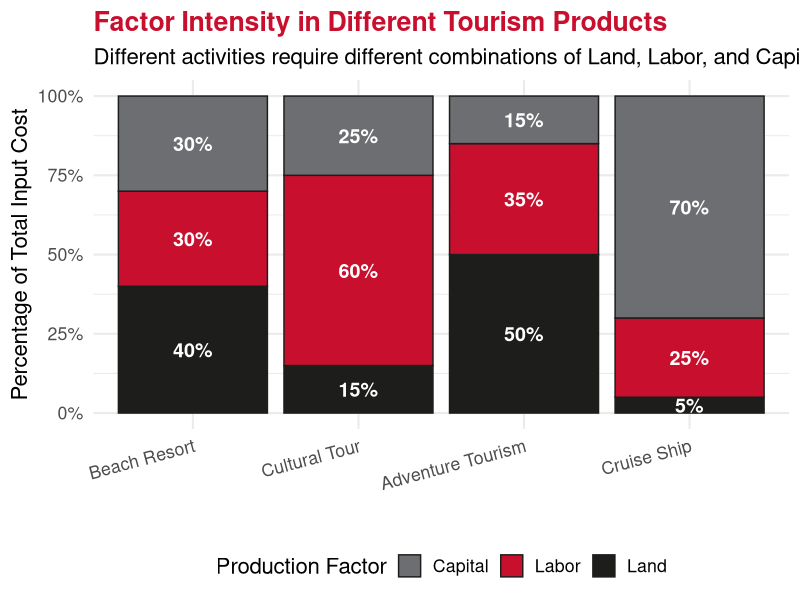
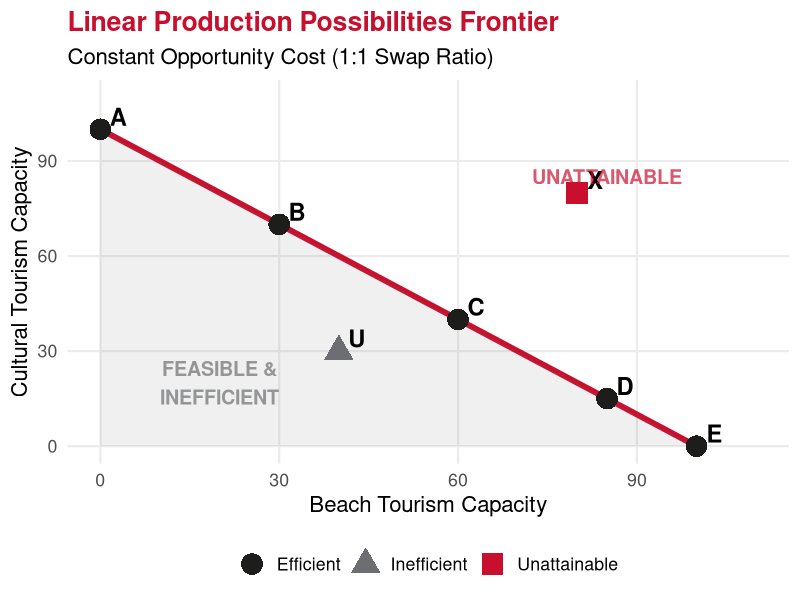
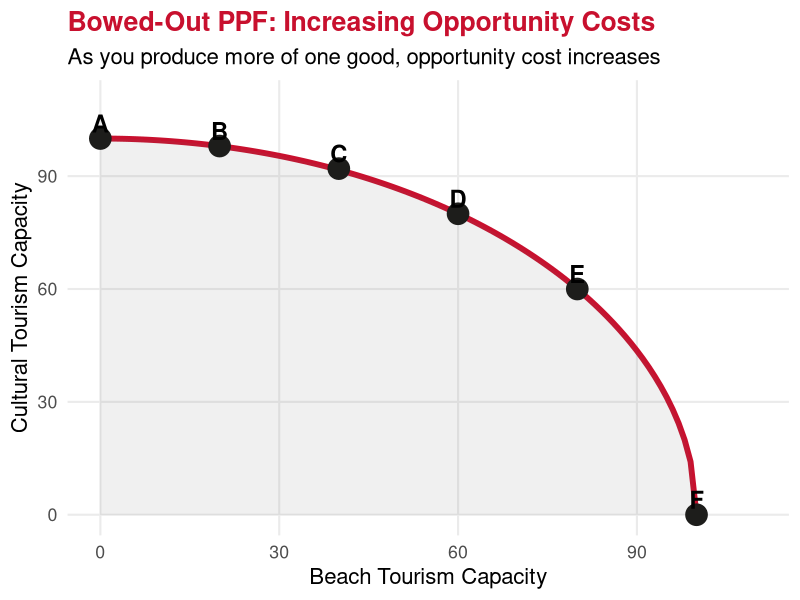
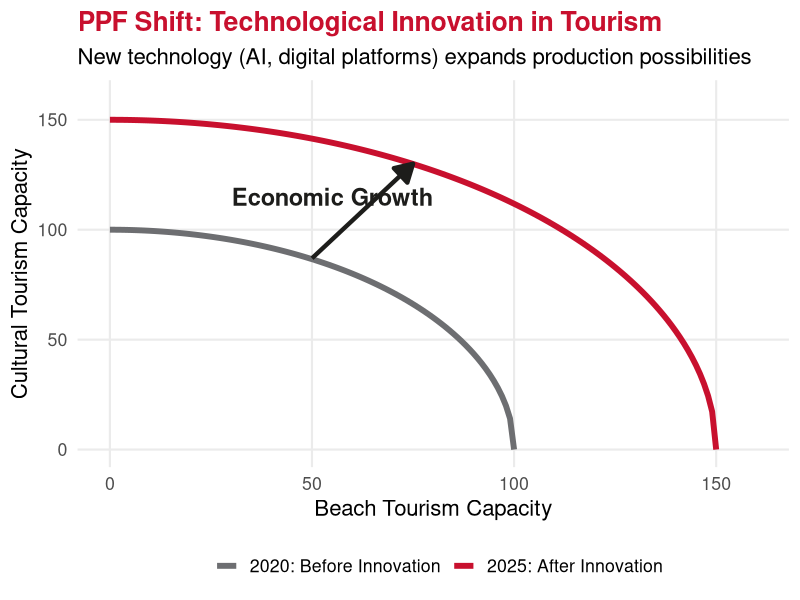
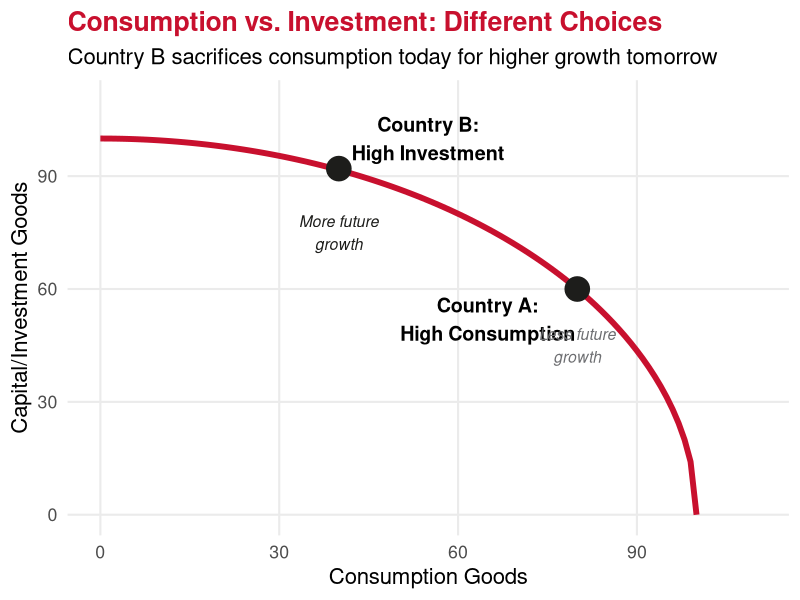
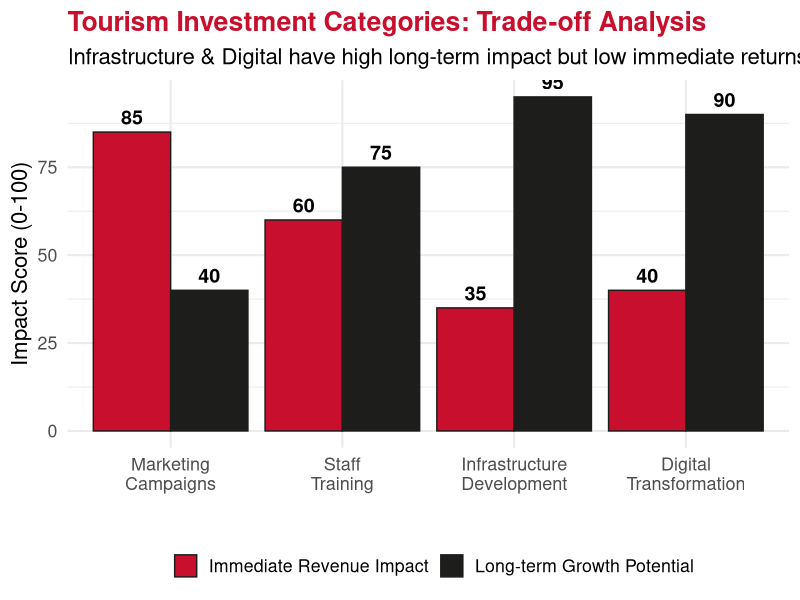
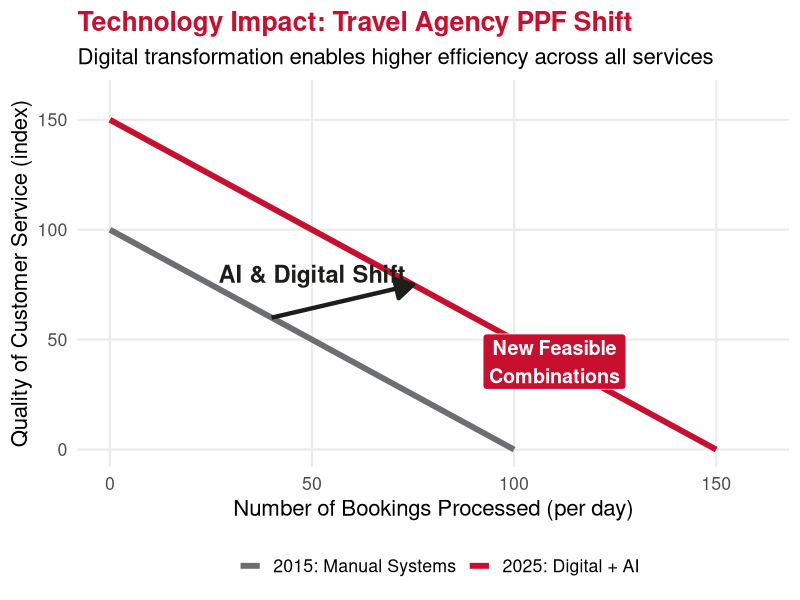
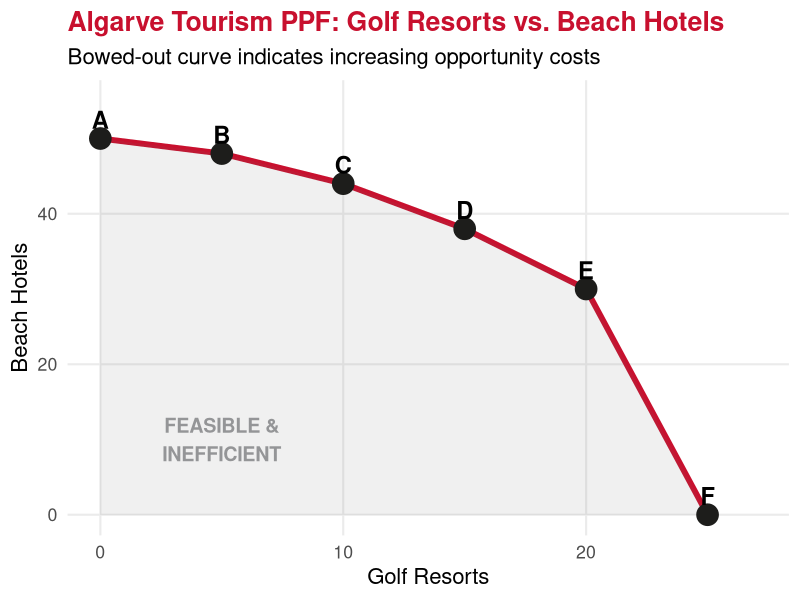

Generate these figures, in order, with R:
## ---- chunk 1
#| echo: false
#| message: false
#| warning: false

library(ggplot2)
library(dplyr)
library(tidyverse)
library(lubridate)

# Define UE brand colors
ue_red <- "#C8102E"
ue_black <- "#1D1D1B"
ue_gray <- "#6D6E71"
ue_white <- "#FFFFFF"
## ---- chunk 2
#| echo: false
#| warning: false
#| fig-width: 13
#| fig-height: 6
#| fig-cap: "Hypothetical illustration of factor intensity"

# Factor intensity by tourism type
tourism_types <- data.frame(
  type = rep(c("Beach Resort", "Cultural Tour", "Adventure Tourism", "Cruise Ship"), each = 3),
  factor = rep(c("Land", "Labor", "Capital"), 4),
  percentage = c(
    # Beach Resort
    40, 30, 30,
    # Cultural Tour
    15, 60, 25,
    # Adventure Tourism
    50, 35, 15,
    # Cruise Ship
    5, 25, 70
  )
)

tourism_types$type <- factor(tourism_types$type,
                              levels = c("Beach Resort", "Cultural Tour", 
                                        "Adventure Tourism", "Cruise Ship"))

ggplot(tourism_types, aes(x = type, y = percentage, fill = factor)) +
  geom_bar(stat = "identity", position = "fill", color = ue_black, linewidth = 0.5) +
  scale_y_continuous(labels = scales::percent_format()) +
  labs(title = "Factor Intensity in Different Tourism Products",
       subtitle = "Different activities require different combinations of Land, Labor, and Capital",
       x = "",
       y = "Percentage of Total Input Cost",
       fill = "Production Factor") +
  theme_minimal(base_size = 16) +
  scale_fill_manual(values = c("Land" = ue_black, 
                                "Labor" = ue_red,
                                "Capital" = ue_gray)) +
  theme(legend.position = "bottom",
        plot.title = element_text(color = ue_red, face = "bold"),
        axis.text.x = element_text(angle = 15, hjust = 1)) +
  geom_text(aes(label = paste0(percentage, "%")), 
            position = position_fill(vjust = 0.5), 
            color = "white", size = 5, fontface = "bold")
## ---- chunk 3
#| echo: false
#| warning: false
#| fig-width: 13
#| fig-height: 6

# Create Linear PPF data
ppf_data <- data.frame(
  beach = c(0, 100),
  cultural = c(100, 0)
)

# Define the Points
points <- data.frame(
  beach =    c(0, 30, 60, 85, 100, 40, 80),
  cultural = c(100, 70, 40, 15, 0, 30, 80),
  label =    c("A", "B", "C", "D", "E", "U", "X"),
  status =   c(rep("Efficient", 5), "Inefficient", "Unattainable")
)

# Plotting
ggplot(ppf_data, aes(x = beach, y = cultural)) +
  # The Linear Frontier
  geom_line(linewidth = 2, color = ue_red) +
  # Shaded feasible region
  geom_ribbon(aes(ymin = 0, ymax = cultural), alpha = 0.1, fill = ue_gray) +
  # Points
  geom_point(data = points, aes(color = status, shape = status), size = 7) +
  # Labels for points
  geom_text(data = points, aes(label = label), 
            nudge_y = 4, nudge_x = 3, size = 6, fontface = "bold") +
  # Styling
  scale_color_manual(values = c(
    "Efficient" = ue_black, 
    "Inefficient" = ue_gray, 
    "Unattainable" = ue_red
  )) +
  scale_shape_manual(values = c(
    "Efficient" = 16, 
    "Inefficient" = 17, 
    "Unattainable" = 15
  )) +
  labs(
    title = "Linear Production Possibilities Frontier",
    subtitle = "Constant Opportunity Cost (1:1 Swap Ratio)",
    x = "Beach Tourism Capacity",
    y = "Cultural Tourism Capacity"
  ) +
  coord_cartesian(xlim = c(0, 110), ylim = c(0, 110)) +
  theme_minimal(base_size = 16) +
  theme(
    legend.position = "bottom",
    legend.title = element_blank(),
    panel.grid.minor = element_blank(),
    plot.title = element_text(color = ue_red, face = "bold")
  ) +
  # Zone Annotations
  annotate("text", x = 20, y = 20, label = "FEASIBLE &\nINEFFICIENT", 
           color = ue_gray, alpha = 0.7, size = 5, fontface = "bold") +
  annotate("text", x = 85, y = 85, label = "UNATTAINABLE", 
           color = ue_red, alpha = 0.7, size = 5, fontface = "bold")
## ---- chunk 4
#| echo: false
#| warning: false
#| fig-width: 13
#| fig-height: 6

# Create concave PPF
beach_vals <- seq(0, 100, by = 1)
cultural_vals <- 100 * sqrt(1 - (beach_vals/100)^2)

ppf_concave <- data.frame(
  beach = beach_vals,
  cultural = cultural_vals
)

# Points on concave PPF
points_concave <- data.frame(
  beach = c(0, 20, 40, 60, 80, 100),
  cultural = c(100, 98, 92, 80, 60, 0),
  label = c("A", "B", "C", "D", "E", "F")
)

ggplot(ppf_concave, aes(x = beach, y = cultural)) +
  geom_line(linewidth = 2, color = ue_red) +
  geom_ribbon(aes(ymin = 0, ymax = cultural), alpha = 0.1, fill = ue_gray) +
  geom_point(data = points_concave, size = 7, color = ue_black) +
  geom_text(data = points_concave, aes(label = label), 
            nudge_y = 4, size = 6, fontface = "bold") +
  labs(title = "Bowed-Out PPF: Increasing Opportunity Costs",
       subtitle = "As you produce more of one good, opportunity cost increases",
       x = "Beach Tourism Capacity",
       y = "Cultural Tourism Capacity") +
  coord_cartesian(xlim = c(0, 110), ylim = c(0, 110)) +
  theme_minimal(base_size = 16) +
  theme(panel.grid.minor = element_blank(),
        plot.title = element_text(color = ue_red, face = "bold"))
## ---- chunk 5
#| echo: false
#| warning: false
#| fig-width: 13
#| fig-height: 6

# Two PPFs for shift
beach_1 <- seq(0, 100, by = 1)
cultural_1 <- 100 * sqrt(1 - (beach_1/100)^2)

beach_2 <- seq(0, 150, by = 1)
cultural_2 <- 150 * sqrt(1 - (beach_2/150)^2)

ppf_shift <- data.frame(
  beach = c(beach_1, beach_2),
  cultural = c(cultural_1, cultural_2),
  era = c(rep("2020: Before Innovation", length(beach_1)),
          rep("2025: After Innovation", length(beach_2)))
)

ggplot(ppf_shift, aes(x = beach, y = cultural, color = era)) +
  geom_line(linewidth = 2) +
  labs(title = "PPF Shift: Technological Innovation in Tourism",
       subtitle = "New technology (AI, digital platforms) expands production possibilities",
       x = "Beach Tourism Capacity",
       y = "Cultural Tourism Capacity",
       color = "") +
  scale_color_manual(values = c("2020: Before Innovation" = ue_gray, 
                                 "2025: After Innovation" = ue_red)) +
  coord_cartesian(xlim = c(0, 160), ylim = c(0, 160)) +
  theme_minimal(base_size = 16) +
  theme(legend.position = "bottom",
        plot.title = element_text(color = ue_red, face = "bold"),
        panel.grid.minor = element_blank()) +
  annotate("segment", x = 50, xend = 75, y = 87, yend = 130,
           arrow = arrow(length = unit(0.5, "cm"), type = "closed"),
           linewidth = 1.5, color = ue_black) +
  annotate("text", x = 55, y = 115, 
           label = "Economic Growth", 
           size = 6, color = ue_black, fontface = "bold")
## ---- chunk 6
#| echo: false
#| warning: false
#| fig-width: 13
#| fig-height: 6

# Two countries with different investment choices
consumption_vals <- seq(0, 100, by = 1)
capital_vals <- 100 * sqrt(1 - (consumption_vals/100)^2)

ppf_investment <- data.frame(
  consumption = consumption_vals,
  capital = capital_vals
)

# Points showing choices
choices <- data.frame(
  consumption = c(80, 40),
  capital = c(60, 92),
  country = c("Country A:\nHigh Consumption", "Country B:\nHigh Investment"),
  future_growth = c("Slower Growth", "Faster Growth")
)

ggplot(ppf_investment, aes(x = consumption, y = capital)) +
  geom_line(linewidth = 2, color = ue_red) +
  geom_point(data = choices, size = 8, color = ue_black) +
  geom_text(data = choices, aes(label = country), 
            nudge_x = c(-15, 15), nudge_y = c(-8, 8), 
            size = 5, fontface = "bold") +
  labs(title = "Consumption vs. Investment: Different Choices",
       subtitle = "Country B sacrifices consumption today for higher growth tomorrow",
       x = "Consumption Goods",
       y = "Capital/Investment Goods") +
  coord_cartesian(xlim = c(0, 110), ylim = c(0, 110)) +
  theme_minimal(base_size = 16) +
  theme(panel.grid.minor = element_blank(),
        plot.title = element_text(color = ue_red, face = "bold")) +
  annotate("text", x = 80, y = 45, 
           label = "Less future\ngrowth", color = ue_gray, size = 4, fontface = "italic") +
  annotate("text", x = 40, y = 75, 
           label = "More future\ngrowth", color = ue_black, size = 4, fontface = "italic")
## ---- chunk 7
#| echo: false
#| warning: false
#| fig-width: 13
#| fig-height: 5.5

# Tourism investment categories
investment_categories <- data.frame(
  category = c("Marketing\nCampaigns", "Staff\nTraining", "Infrastructure\nDevelopment", "Digital\nTransformation"),
  immediate_impact = c(85, 60, 35, 40),
  longterm_impact = c(40, 75, 95, 90)
)

investment_categories$category <- factor(investment_categories$category,
                                          levels = investment_categories$category)

investment_long <- investment_categories %>%
  pivot_longer(cols = c(immediate_impact, longterm_impact),
               names_to = "timeframe",
               values_to = "score") %>%
  mutate(timeframe = recode(timeframe,
                            "immediate_impact" = "Immediate Revenue Impact",
                            "longterm_impact" = "Long-term Growth Potential"))

ggplot(investment_long, aes(x = category, y = score, fill = timeframe)) +
  geom_bar(stat = "identity", position = "dodge", color = ue_black, linewidth = 0.5) +
  labs(title = "Tourism Investment Categories: Trade-off Analysis",
       subtitle = "Infrastructure & Digital have high long-term impact but low immediate returns",
       x = "",
       y = "Impact Score (0-100)",
       fill = "") +
  theme_minimal(base_size = 16) +
  scale_fill_manual(values = c("Immediate Revenue Impact" = ue_red, 
                                "Long-term Growth Potential" = ue_black)) +
  theme(legend.position = "bottom",
        plot.title = element_text(color = ue_red, face = "bold"),
        axis.text.x = element_text(size = 13)) +
  geom_text(aes(label = score), position = position_dodge(width = 0.9), 
            vjust = -0.5, size = 5, fontface = "bold")
## ---- chunk 8
#| echo: false
#| warning: false
#| fig-width: 13
#| fig-height: 6

# Digital transformation PPF shift
tech_ppf <- data.frame(
  bookings = c(0, 100, 0, 150),
  customer_service = c(100, 0, 150, 0),
  era = rep(c("2015: Manual Systems", "2025: Digital + AI"), each = 2)
)

ggplot() +
  geom_line(data = tech_ppf, aes(x = bookings, y = customer_service, color = era), 
            linewidth = 2) +
  annotate("segment", x = 40, xend = 75, y = 60, yend = 75,
           arrow = arrow(length = unit(0.5, "cm"), type = "closed"),
           linewidth = 1.5, color = ue_black) +
  annotate("text", x = 50, y = 80, 
           label = "AI & Digital Shift", 
           size = 6, color = ue_black, fontface = "bold") +
  annotate("label", x = 110, y = 40, label = "New Feasible\nCombinations", 
           fill = ue_red, color = "white", fontface = "bold", size = 5) +
  scale_color_manual(values = c("2015: Manual Systems" = ue_gray, 
                                 "2025: Digital + AI" = ue_red)) +
  labs(title = "Technology Impact: Travel Agency PPF Shift",
       subtitle = "Digital transformation enables higher efficiency across all services",
       x = "Number of Bookings Processed (per day)",
       y = "Quality of Customer Service (index)",
       color = "") +
  coord_cartesian(xlim = c(0, 160), ylim = c(0, 160)) +
  theme_minimal(base_size = 16) +
  theme(legend.position = "bottom",
        plot.title = element_text(color = ue_red, face = "bold"),
        panel.grid.minor = element_blank())
## ---- chunk 9
#| echo: false
#| warning: false
#| fig-width: 13
#| fig-height: 6

# Data from the exercise
ppf_algarve <- data.frame(
  golf = c(0, 5, 10, 15, 20, 25),
  beach = c(50, 48, 44, 38, 30, 0),
  label = c("A", "B", "C", "D", "E", "F")
)

ggplot(ppf_algarve, aes(x = golf, y = beach)) +
  geom_line(linewidth = 2, color = ue_red) +
  geom_ribbon(aes(ymin = 0, ymax = beach), alpha = 0.1, fill = ue_gray) +
  geom_point(size = 7, color = ue_black) +
  geom_text(aes(label = label), nudge_y = 2.5, size = 6, fontface = "bold") +
  labs(title = "Algarve Tourism PPF: Golf Resorts vs. Beach Hotels",
       subtitle = "Bowed-out curve indicates increasing opportunity costs",
       x = "Golf Resorts",
       y = "Beach Hotels") +
  coord_cartesian(xlim = c(0, 27), ylim = c(0, 55)) +
  theme_minimal(base_size = 16) +
  theme(panel.grid.minor = element_blank(),
        plot.title = element_text(color = ue_red, face = "bold")) +
  annotate("text", x = 5, y = 10, 
           label = "FEASIBLE &\nINEFFICIENT", 
           color = ue_gray, alpha = 0.7, size = 5, fontface = "bold")
